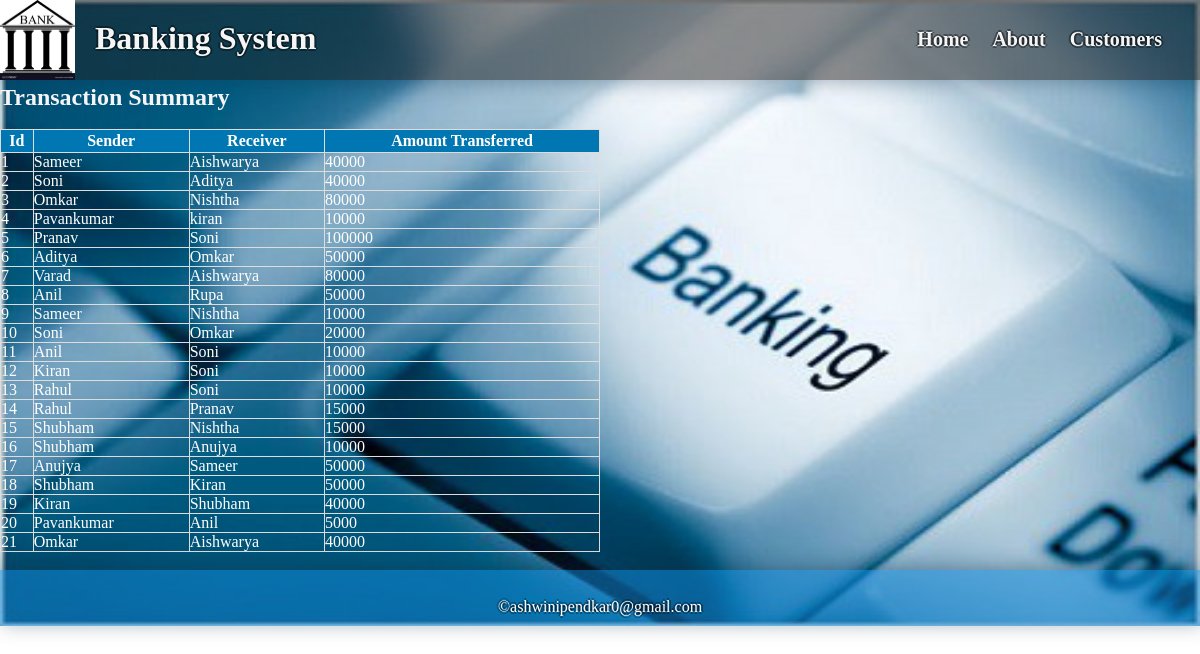
The page /transhistory.php on the database its author committed.
### tables this page shows
CREATE TABLE `transfers` (
  `id` int(3) NOT NULL,
  `fromuser` text NOT NULL,
  `touser` text NOT NULL,
  `transamount` int(8) NOT NULL
);

### transhistory.php (the view, shortened to what this page needs)
<!DOCTYPE html>
<html lang="en">
<head>
    <link rel="stylesheet" href="style.css">
</head>
<body>
    <header>
    <img src="logo1.jpg" alt="bank logo">
        <h1>Banking System</h1>
        <nav id="nav_bar">
            <a href="index.php">Home</a>
            <a href="about.html">About</a>
            <a href="view_all_customers.php">Customers</a>
        </nav>
    </header>
    <div class="container divStyle">
        <h2>Transaction Summary</h2>
       <br>
       <div class="table-responsive-sm">
    <table class="table roundedCorners  tabletext table-hover table-condensed table-dark" id="customers" >
        <thead>
            <tr>
                <th>Id</th>
                <th>Sender</th>
                <th>Receiver</th>
                <th>Amount Transferred</th>
            </tr>
        </thead>
        <tbody>
        <?php
            include 'config.php';
            $sql ="select * from transfers";
            $query =mysqli_query($conn, $sql);
            while($rows = mysqli_fetch_array($query))
            {
        ?>
            <tr>
            <td><?php echo $rows['id']; ?></td>
            <td><?php echo $rows['fromuser']; ?></td>
            <td><?php echo $rows['touser']; ?></td>
            <td><?php echo $rows['transamount']; ?> </td>
        <?php
            }
        ?>
        </tbody>
    </table>
    </div><br>
</div>
        <footer><br>
        &copy;<span>ashwinipendkar0@gmail.com</span>
        </footer>
</body>
</html>

### style.css (style rules this page uses)
* { margin: 0px; padding: 0px; font-family: 'Times New Roman', Times, serif; }
body { color: whitesmoke; background-image: url("bank.jpeg"); background-repeat: no-repeat; background-size: 100% 100%; -webkit-text-stroke: 1px solid black; }
header { display: inline-block; background-color: rgba(30, 30, 31, 0.5); width: 100%; color: rgb(245, 245, 245); text-shadow: 2px 0px 0px rgba(0, 1, 2, 0.377), 0px 2px 0px rgba(0, 1, 2, 0.377), -2px 0px 0px rgba(0, 1, 2, 0.377), 0px -2px 0px rgba(0, 1, 2, 0.377); box-shadow: 2px 2px 20px rgba(17, 52, 77, 0.377); }
header h1 { margin: 20px; float: left; }
header img { float: left; width: 75px; height: 80px; }
nav { float: right; padding: 28px; }
nav a { text-decoration: none; color: whitesmoke; font-size: 20px; font-weight: bolder; padding: 10px; }
footer { clear: both; color: white; text-shadow: 2px 0px 0px rgba(0, 1, 2, 0.377), 0px 2px 0px rgba(0, 1, 2, 0.377), -2px 0px 0px rgba(0, 1, 2, 0.377), 0px -2px 0px rgba(0, 1, 2, 0.377); text-align: center; height: 10%; padding: 10px; box-shadow: 2px -2px 20px rgba(17, 52, 77, 0.377); background-color: rgba(17, 143, 226, 0.5); }
a { text-decoration: none; color: whitesmoke; }

### transhistory.php (style rules this page uses)
#customers { font-family: Arial, Helvetica, sans-serif; border-collapse: collapse; width: 50%; color: white; }
#customers td, #customers th { border: 1px solid #ddd; }
#customers th { padding-top: 2px; padding-bottom: 2px; text-align: center; background-color:#0077b3; }

### rows shown on the page
transfers: id "1", fromuser "Sameer", touser "Aishwarya", transamount "40000"
transfers: id "2", fromuser "Soni", touser "Aditya", transamount "40000"
transfers: id "3", fromuser "Omkar", touser "Nishtha", transamount "80000"
transfers: id "4", fromuser "Pavankumar", touser "kiran", transamount "10000"
transfers: id "5", fromuser "Pranav", touser "Soni", transamount "100000"
transfers: id "6", fromuser "Aditya", touser "Omkar", transamount "50000"
transfers: id "7", fromuser "Varad", touser "Aishwarya", transamount "80000"
transfers: id "8", fromuser "Anil", touser "Rupa", transamount "50000"
transfers: id "9", fromuser "Sameer", touser "Nishtha", transamount "10000"
transfers: id "10", fromuser "Soni", touser "Omkar", transamount "20000"
transfers: id "11", fromuser "Anil", touser "Soni", transamount "10000"
transfers: id "12", fromuser "Kiran", touser "Soni", transamount "10000"
transfers: id "13", fromuser "Rahul", touser "Soni", transamount "10000"
transfers: id "14", fromuser "Rahul", touser "Pranav", transamount "15000"
transfers: id "15", fromuser "Shubham", touser "Nishtha", transamount "15000"
transfers: id "16", fromuser "Shubham", touser "Anujya", transamount "10000"
transfers: id "17", fromuser "Anujya", touser "Sameer", transamount "50000"
transfers: id "18", fromuser "Shubham", touser "Kiran", transamount "50000"
transfers: id "19", fromuser "Kiran", touser "Shubham", transamount "40000"
transfers: id "20", fromuser "Pavankumar", touser "Anil", transamount "5000"
transfers: id "21", fromuser "Omkar", touser "Aishwarya", transamount "40000"
